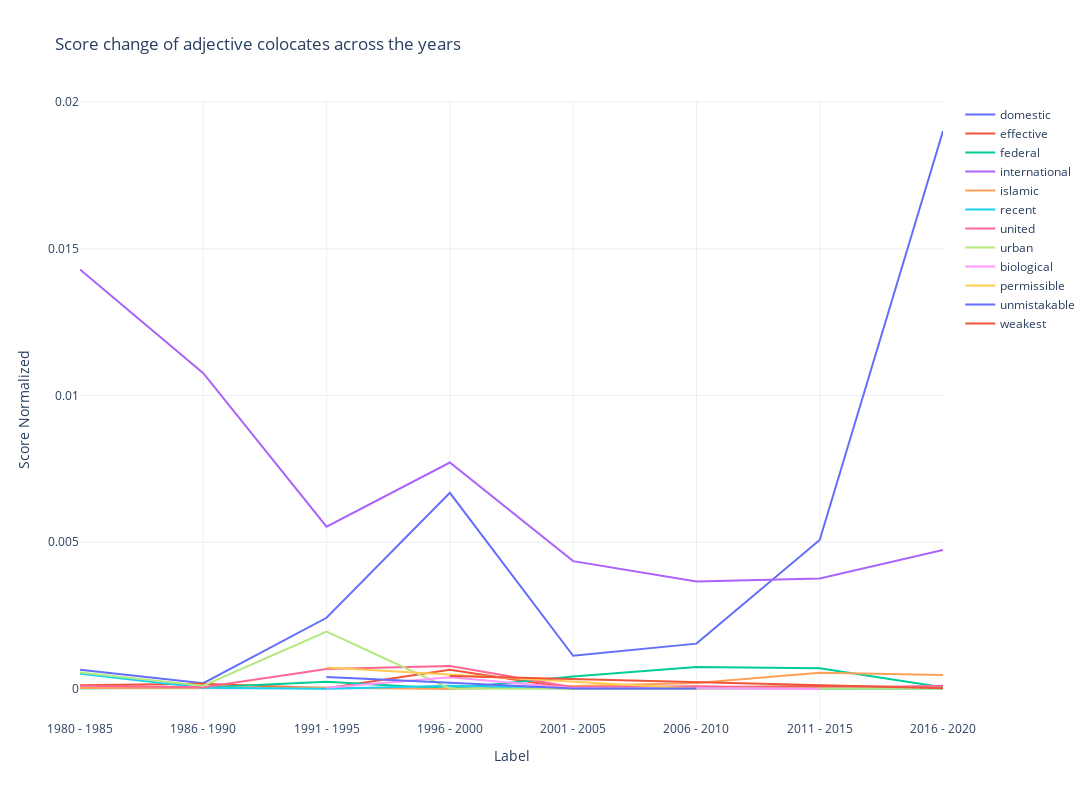

The notebook cell this image was saved under:
### Code cell
df_output_filtered = df_output.groupby('colocate').filter(lambda x:  np.std(x.score_normalized)  >= 0.00015)

# Create a new figure
fig = go.Figure()

# Add a trace for each unique 'colocate' in the DataFrame
for colocate in df_output_filtered['colocate'].unique():
    df_filtered = df_output_filtered[df_output_filtered['colocate'] == colocate]
    fig.add_trace(go.Scatter(x=df_filtered['label'], y=df_filtered['score_normalized'], mode='lines', name=colocate))

# Update layout
fig.update_layout(autosize=False, width=1200, height=800,
                  title='Score change of adjective colocates across the years',
                  xaxis_title='Label',
                  yaxis_title='Score Normalized',
                  template='plotly_white'
                  )

# Save the figure as an image and display it
fig.write_image('output/colocates/colocates_adj_by_years_stem.png')
fig.show()

### Figure 1 — Plotly figure (JSON) as saved in the notebook; plotly's stock layout.template omitted (floating-point values rounded to 4 significant figures)
{"data": [{"mode": "lines", "name": "domestic", "x": ["1980 - 1985", "1986 - 1990", "1991 - 1995", "1996 - 2000", "2001 - 2005", "2006 - 2010", "2011 - 2015", "2016 - 2020"], "y": [0.000654, 0.000199, 0.002427, 0.006683, 0.001132, 0.001547, 0.005077, 0.01901], "type": "scatter"}, {"mode": "lines", "name": "effective", "x": ["1980 - 1985", "1986 - 1990", "1991 - 1995", "1996 - 2000", "2001 - 2005", "2006 - 2010", "2011 - 2015", "2016 - 2020"], "y": [0.0001291, 0.0001765, 2.816e-05, 0.0006566, 1.758e-05, 6.951e-05, 0.0001078, 5.063e-05], "type": "scatter"}, {"mode": "lines", "name": "federal", "x": ["1980 - 1985", "1986 - 1990", "1991 - 1995", "1996 - 2000", "2001 - 2005", "2006 - 2010", "2011 - 2015", "2016 - 2020"], "y": [2.889e-05, 5.232e-05, 0.0002447, 6.518e-06, 0.0004279, 0.0007545, 0.000708, 6.394e-05], "type": "scatter"}, {"mode": "lines", "name": "international", "x": ["1980 - 1985", "1986 - 1990", "1991 - 1995", "1996 - 2000", "2001 - 2005", "2006 - 2010", "2011 - 2015", "2016 - 2020"], "y": [0.0143, 0.01076, 0.00553, 0.007718, 0.004357, 0.003663, 0.00377, 0.004738], "type": "scatter"}, {"mode": "lines", "name": "islamic", "x": ["1980 - 1985", "1986 - 1990", "1991 - 1995", "1996 - 2000", "2001 - 2005", "2006 - 2010", "2011 - 2015", "2016 - 2020"], "y": [3.206e-05, 3.304e-05, 5.039e-05, 4.963e-06, 0.0001047, 0.0002051, 0.0005548, 0.0004779], "type": "scatter"}, {"mode": "lines", "name": "recent", "x": ["1980 - 1985", "1986 - 1990", "1991 - 1995", "1996 - 2000", "2001 - 2005", "2006 - 2010", "2011 - 2015", "2016 - 2020"], "y": [0.000521, 4.208e-05, 1.004e-05, 0.0001159, 1.605e-05, 1.434e-06, 6.266e-06, 2.011e-05], "type": "scatter"}, {"mode": "lines", "name": "united", "x": ["1980 - 1985", "1986 - 1990", "1991 - 1995", "1996 - 2000", "2001 - 2005", "2006 - 2010", "2011 - 2015", "2016 - 2020"], "y": [0.0001085, 6.405e-05, 0.0006814, 0.0007824, 5.966e-05, 9.479e-05, 3.617e-05, 0.0001103], "type": "scatter"}, {"mode": "lines", "name": "urban", "x": ["1980 - 1985", "1986 - 1990", "1991 - 1995", "1996 - 2000", "2001 - 2005", "2006 - 2010", "2011 - 2015", "2016 - 2020"], "y": [0.0005611, 0.0001144, 0.001956, 1.756e-05, 6.029e-06, 2.926e-06, 1.882e-05, 1.896e-05], "type": "scatter"}, {"mode": "lines", "name": "biological", "x": ["1991 - 1995", "1996 - 2000", "2001 - 2005", "2006 - 2010", "2011 - 2015"], "y": [4.491e-05, 0.0004025, 2.364e-05, 2.97e-05, 4.82e-06], "type": "scatter"}, {"mode": "lines", "name": "permissible", "x": ["1991 - 1995", "2006 - 2010"], "y": [0.000738, 1.131e-05], "type": "scatter"}, {"mode": "lines", "name": "unmistakable", "x": ["1991 - 1995", "2001 - 2005", "2006 - 2010"], "y": [0.0004067, 2.002e-05, 1.676e-05], "type": "scatter"}, {"mode": "lines", "name": "weakest", "x": ["1996 - 2000", "2016 - 2020"], "y": [0.0004462, 2.819e-05], "type": "scatter"}], "layout": {"autosize": false, "width": 1200, "height": 800, "title": {"text": "Score change of adjective colocates across the years"}, "xaxis": {"title": {"text": "Label"}}, "yaxis": {"title": {"text": "Score Normalized"}}}}
